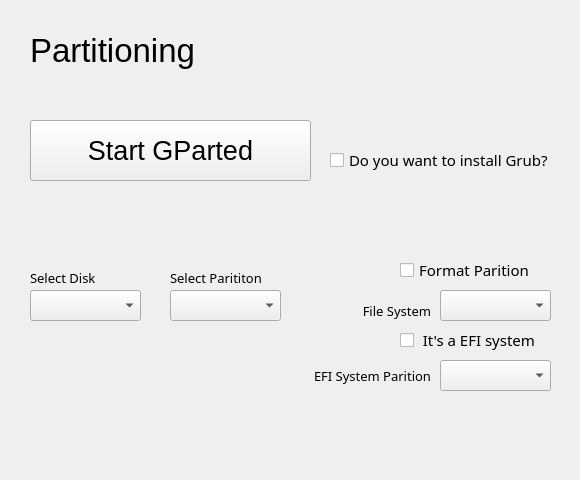
<?xml version="1.0" encoding="UTF-8"?>
<ui version="4.0">
 <class>PartedDiskTab</class>
 <widget class="QWidget" name="PartedDiskTab">
  <property name="geometry">
   <rect>
    <x>0</x>
    <y>0</y>
    <width>580</width>
    <height>480</height>
   </rect>
  </property>
  <property name="font">
   <font>
    <pointsize>9</pointsize>
   </font>
  </property>
  <property name="windowTitle">
   <string>Form</string>
  </property>
  <widget class="QLabel" name="label">
   <property name="geometry">
    <rect>
     <x>30</x>
     <y>30</y>
     <width>511</width>
     <height>40</height>
    </rect>
   </property>
   <property name="font">
    <font>
     <pointsize>25</pointsize>
    </font>
   </property>
   <property name="text">
    <string>Partitioning</string>
   </property>
  </widget>
  <widget class="QPushButton" name="PartitionDiskButton">
   <property name="geometry">
    <rect>
     <x>30</x>
     <y>120</y>
     <width>281</width>
     <height>61</height>
    </rect>
   </property>
   <property name="font">
    <font>
     <pointsize>20</pointsize>
    </font>
   </property>
   <property name="text">
    <string>Start GParted</string>
   </property>
  </widget>
  <widget class="QComboBox" name="DiskPartitionSelect">
   <property name="geometry">
    <rect>
     <x>170</x>
     <y>290</y>
     <width>111</width>
     <height>31</height>
    </rect>
   </property>
   <property name="font">
    <font>
     <pointsize>11</pointsize>
    </font>
   </property>
  </widget>
  <widget class="QComboBox" name="DiskSelect">
   <property name="geometry">
    <rect>
     <x>30</x>
     <y>290</y>
     <width>111</width>
     <height>31</height>
    </rect>
   </property>
   <property name="font">
    <font>
     <pointsize>11</pointsize>
    </font>
   </property>
  </widget>
  <widget class="QCheckBox" name="FormatCheckBox">
   <property name="geometry">
    <rect>
     <x>400</x>
     <y>260</y>
     <width>151</width>
     <height>20</height>
    </rect>
   </property>
   <property name="font">
    <font>
     <family>Sans Serif</family>
     <pointsize>11</pointsize>
    </font>
   </property>
   <property name="text">
    <string>Format Parition</string>
   </property>
  </widget>
  <widget class="QLabel" name="label_2">
   <property name="geometry">
    <rect>
     <x>30</x>
     <y>270</y>
     <width>91</width>
     <height>16</height>
    </rect>
   </property>
   <property name="font">
    <font>
     <family>Sans Serif</family>
     <pointsize>10</pointsize>
    </font>
   </property>
   <property name="text">
    <string>Select Disk</string>
   </property>
  </widget>
  <widget class="QLabel" name="label_3">
   <property name="geometry">
    <rect>
     <x>170</x>
     <y>270</y>
     <width>101</width>
     <height>16</height>
    </rect>
   </property>
   <property name="font">
    <font>
     <family>Sans Serif</family>
     <pointsize>10</pointsize>
    </font>
   </property>
   <property name="text">
    <string>Select Parititon</string>
   </property>
  </widget>
  <widget class="QComboBox" name="FormatPartitionSelect">
   <property name="geometry">
    <rect>
     <x>440</x>
     <y>290</y>
     <width>111</width>
     <height>31</height>
    </rect>
   </property>
  </widget>
  <widget class="QCheckBox" name="MyDeviceIsEFICheckBox">
   <property name="geometry">
    <rect>
     <x>400</x>
     <y>330</y>
     <width>151</width>
     <height>20</height>
    </rect>
   </property>
   <property name="font">
    <font>
     <family>Sans Serif</family>
     <pointsize>11</pointsize>
    </font>
   </property>
   <property name="text">
    <string> It's a EFI system</string>
   </property>
  </widget>
  <widget class="QComboBox" name="MyDeviceIsEFIComboBox">
   <property name="geometry">
    <rect>
     <x>440</x>
     <y>360</y>
     <width>111</width>
     <height>31</height>
    </rect>
   </property>
  </widget>
  <widget class="QLabel" name="MyDeviceIsEFILabel">
   <property name="geometry">
    <rect>
     <x>300</x>
     <y>360</y>
     <width>131</width>
     <height>31</height>
    </rect>
   </property>
   <property name="font">
    <font>
     <family>Sans Serif</family>
     <pointsize>10</pointsize>
    </font>
   </property>
   <property name="text">
    <string>EFI System Parition</string>
   </property>
   <property name="alignment">
    <set>Qt::AlignRight|Qt::AlignTrailing|Qt::AlignVCenter</set>
   </property>
  </widget>
  <widget class="QLabel" name="FileSystemTypeLabel">
   <property name="geometry">
    <rect>
     <x>350</x>
     <y>300</y>
     <width>81</width>
     <height>21</height>
    </rect>
   </property>
   <property name="font">
    <font>
     <family>Sans Serif</family>
     <pointsize>10</pointsize>
    </font>
   </property>
   <property name="text">
    <string>File System</string>
   </property>
   <property name="alignment">
    <set>Qt::AlignRight|Qt::AlignTrailing|Qt::AlignVCenter</set>
   </property>
  </widget>
  <widget class="QCheckBox" name="SetGrub">
   <property name="geometry">
    <rect>
     <x>330</x>
     <y>150</y>
     <width>241</width>
     <height>20</height>
    </rect>
   </property>
   <property name="font">
    <font>
     <family>Sans Serif</family>
     <pointsize>11</pointsize>
    </font>
   </property>
   <property name="text">
    <string>Do you want to install Grub?</string>
   </property>
  </widget>
 </widget>
 <resources/>
 <connections/>
</ui>
